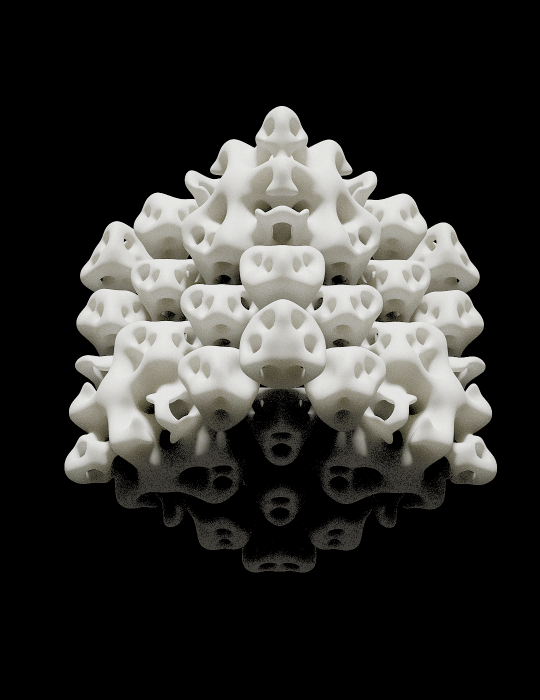
#> input picture media-src/hero-bg.gif, 1080 x 1400 px (shown at 1/2 size)
$ python media.py
#> lines starting #> are read from the running program, lines starting #| are printed output that depends on the picture
"""Build web-ready media derivatives and the manifest the site renders from.

Two jobs:

1.  For every raster in `public/assets/img/`, write an AVIF ladder into
    `public/assets/opt/`. The originals stay put and remain the `<img>` fallback,
    so a browser without AVIF still gets exactly what the old site served.
2.  Re-encode `media-src/hero-bg.gif` as an animated AVIF (with an animated WebP
    fallback) at the size it actually renders. The GIF was 1.9 MB of five
    1080x1400 frames for a box that is never wider than 380 CSS px.

The manifest it writes (`content/media-manifest.ts`) tells `components/media.tsx`
which widths exist for a given source, so `srcset` never points at a missing file.
Server-only data: it is imported by Server Components and never reaches the client.

Run after adding or replacing anything in `public/assets/img/`:

    python tools/media.py
"""

from __future__ import annotations

import json
import shutil
from pathlib import Path

from PIL import Image, ImageSequence

ROOT = Path(__file__).resolve().parents[1]
SRC_DIR = ROOT / "public" / "assets" / "img"
# Animation source, kept out of `public/` so the 1.9 MB GIF is never served —
# only committed, so the pipeline stays reproducible on a fresh checkout.
ANIM_SRC_DIR = ROOT / "media-src"
OPT_DIR = ROOT / "public" / "assets" / "opt"
MANIFEST = ROOT / "content" / "media-manifest.ts"

RASTER_SUFFIXES = {".png", ".jpg", ".jpeg", ".webp"}

# Animated output is served as-is: running it through the still ladder would
# silently flatten it to its first frame.
ANIMATED = {"hero-bg.webp"}

# Rendered widths across the layout. Case media now breaks out of the text
# container and paints up to ~1370 CSS px, so a 2x screen wants ~2700 real
# pixels; the ladder has to reach that or the browser upscales.
LADDER = (400, 800, 1200, 1800, 2400, 3600)

# Quality by rung, not one number for the whole ladder. A 400px rung is shown
# small on a phone, where bandwidth costs more than the artefacts cost; an
# 1800px rung fills a desktop viewport, where compression is plainly visible.
QUALITY_BY_WIDTH = (
    (800, 62),
    (1200, 68),
    (1800, 76),
)
# Anything above the last threshold.
QUALITY_LARGE = 80

# Grasshopper node graphs and technical drawings are line art with small labels;
# lossy artefacts there read as blur rather than noise, so they run richer.
LINE_ART_BONUS = 8
LINE_ART_MARKERS = (
    "-nodes.",
    "-toolbar.",
    "-workflow.",
    "-structure.",
    # Hairline sun rays and a dashed sun-path dome on white: the same failure
    # mode as a node graph, where lossy artefacts read as smear, not noise.
    "-sunpath.",
    "-rays.",
    # Every asset on the voxel case is hairline cube edges on white, so it
    # matches by slug rather than by three separate suffixes.
    "voxel-architecture",
)

# The animated hero sits in a box of at most 380 CSS px, so 640 covers it at
# 1.7x DPR. It is a white lattice on pure black, which both codecs handle well:
# at these settings the first frame is indistinguishable from the source at
# render size, and `mix-blend-mode: lighten` hides what noise remains.
HERO_GIF = "hero-bg.gif"
HERO_TARGET_WIDTH = 640
HERO_WEBP_QUALITY = 62
HERO_AVIF_QUALITY = 48


def quality_for(name: str, width: int) -> int:
    """Higher quality the larger the rung will be painted."""
    base = QUALITY_LARGE
    for threshold, quality in QUALITY_BY_WIDTH:
        if width <= threshold:
            base = quality
            break
    if any(marker in name for marker in LINE_ART_MARKERS):
        base += LINE_ART_BONUS
    return min(base, 92)


def widths_for(source_width: int) -> list[int]:
    """Ladder rungs that are genuine downscales, plus the native width."""
    rungs = [w for w in LADDER if w < source_width]
    if source_width <= LADDER[0]:
        return [source_width]
    rungs.append(source_width)
    return rungs


def build_still(path: Path) -> tuple[str, list[int]]:
    with Image.open(path) as im:
        im = im.convert("RGBA" if "A" in im.getbands() else "RGB")
        source_width, source_height = im.size
        widths = widths_for(source_width)

        for width in widths:
            height = max(1, round(source_height * width / source_width))
            target = OPT_DIR / f"{path.stem}-{width}.avif"
            frame = (
                im
                if width == source_width
                else im.resize((width, height), Image.Resampling.LANCZOS)
            )
            frame.save(
                target, "AVIF", quality=quality_for(path.name, width), speed=4
            )

    return f"/assets/img/{path.name}", widths


def build_hero(path: Path) -> tuple[str, list[int]]:
    """Animated GIF -> animated AVIF, with an animated WebP fallback.

    The AVIF lands in `assets/opt/` under the same `<stem>-<width>` name the
    still ladder uses, so `<Media>` picks it up through the normal manifest path
    and needs no special case for animation.
    """
    with Image.open(path) as im:
#> im is the input picture: PIL image 1080x1400 P; mean R, G, B 50, 49.4, 47
        source_width, source_height = im.size
#> source_width = 1080; source_height = 1400
        width = min(HERO_TARGET_WIDTH, source_width)
#> width = 640
        height = max(1, round(source_height * width / source_width))
#> height = 830
        durations = []
        frames = []
        for frame in ImageSequence.Iterator(im):
            durations.append(frame.info.get("duration", im.info.get("duration", 500)))
            frames.append(
                frame.convert("RGB").resize((width, height), Image.Resampling.LANCZOS)
            )
#> this loop made 5 passes
#> after the loop, durations = [500, 500, 500, 500, 500]; frames = 5 items

    fallback = SRC_DIR / "hero-bg.webp"
    frames[0].save(
        fallback,
        "WEBP",
        save_all=True,
        append_images=frames[1:],
        duration=durations,
        loop=0,
        quality=HERO_WEBP_QUALITY,
        method=6,
    )
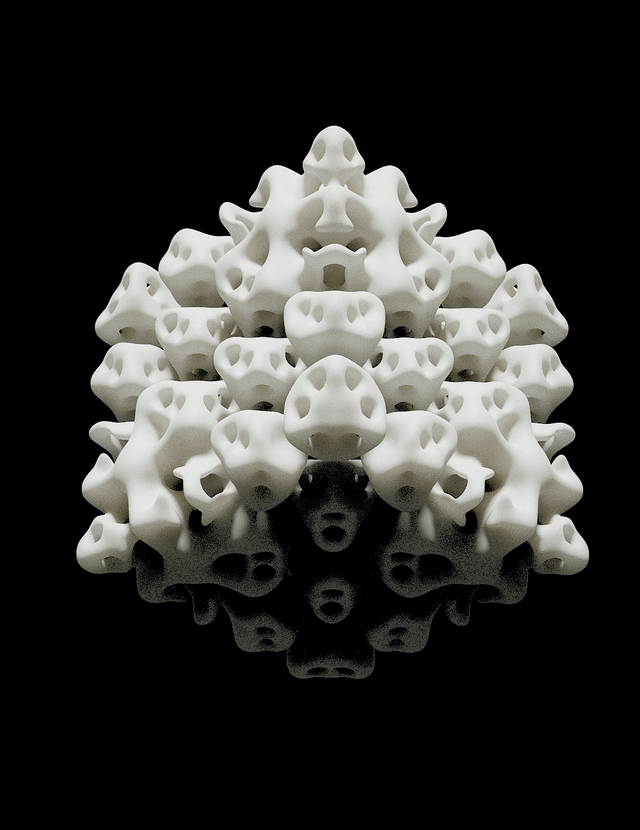
#> saved as hero-bg.webp: PIL image 640x830 RGB; mean R, G, B 50, 49.5, 47

    preferred = OPT_DIR / f"hero-bg-{width}.avif"
#> (the run stopped early here; a loop or call above may not have finished)
